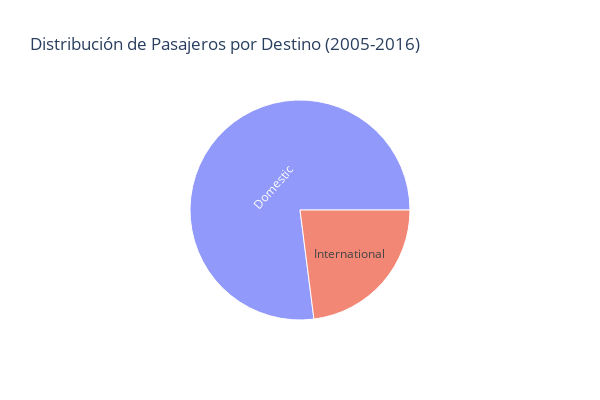

Write notebook code for a chart like this one.
### Code cell
# Convertir a pandas
pass_distribution_pd = pass_distribution.toPandas()

# Crear el gráfico Sunburst
fig = px.sunburst(
    pass_distribution_pd,
    path=['GEO Summary'],  # Definir el camino (jerarquía)
    values='Total Passengers',  # Valores para el gráfico
    title="Distribución de Pasajeros por Destino (2005-2016)",
)

# Ajustar el tamaño del gráfico
fig.update_layout(width=600, height=400)

# Mostrar el gráfico
fig.show()

### Figure 1 — Plotly figure (JSON) as saved in the notebook; plotly's stock layout.template omitted (floating-point values rounded to 4 significant figures)
{"data": [{"branchvalues": "total", "domain": {"x": [0, 1], "y": [0, 1]}, "hovertemplate": "labels=%{label}<br>Total Passengers=%{value}<br>parent=%{parent}<br>id=%{id}<extra></extra>", "ids": ["Domestic", "International"], "labels": ["Domestic", "International"], "name": "", "parents": ["", ""], "type": "sunburst", "values": [339042637, 101141443]}], "layout": {"height": 400, "legend": {"tracegroupgap": 0}, "title": {"text": "Distribución de Pasajeros por Destino (2005-2016)"}, "width": 600}}
